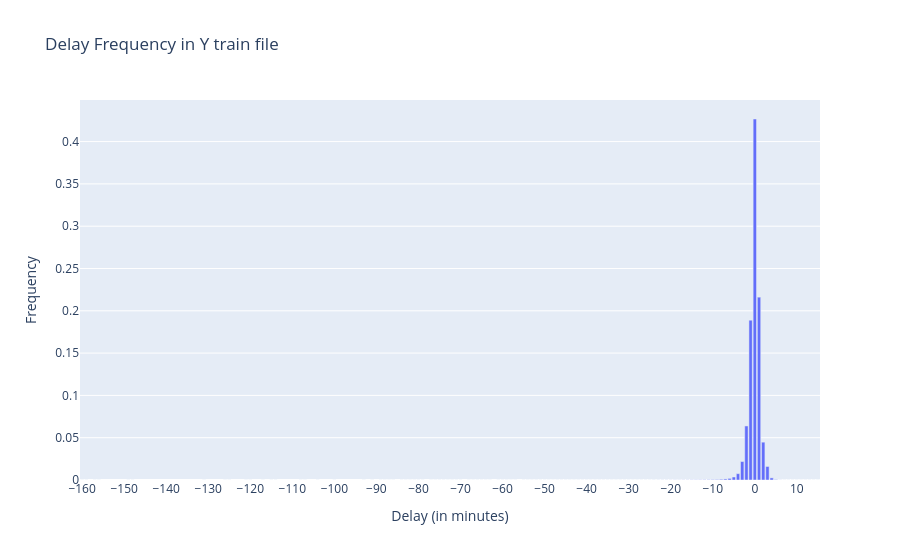

The notebook cell this image was saved under:
### Code cell
# Get the frequency of each unique value of p0q0
target_counts = y_train_file["p0q0"].value_counts(normalize=True).sort_index()
target_df = pd.DataFrame({"p0q0": target_counts.index, "count": target_counts.values})

fig = px.bar(target_df, x="p0q0", y="count", title="Delay Frequency in Y train file",
             labels={"p0q0": "Delay (in minutes)", "count": "Frequency"})
fig.update_layout(xaxis=dict(dtick=10))
fig.show()
